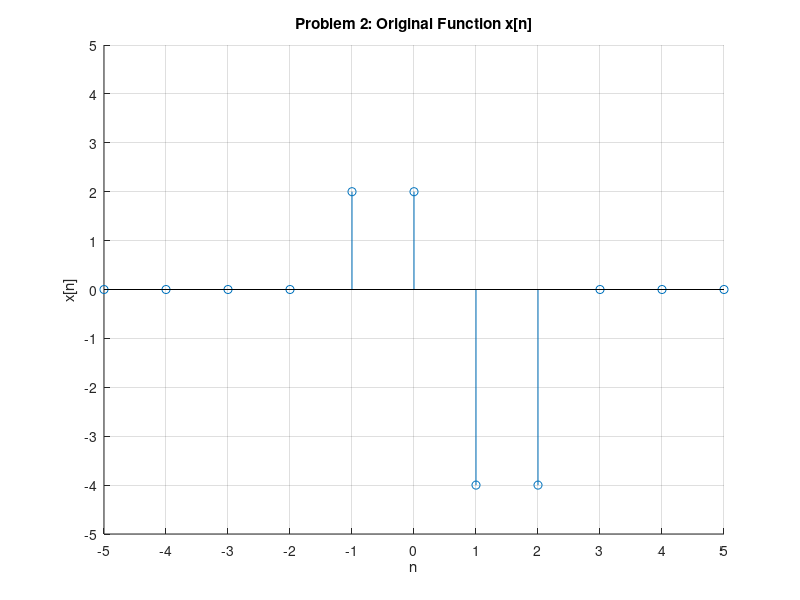
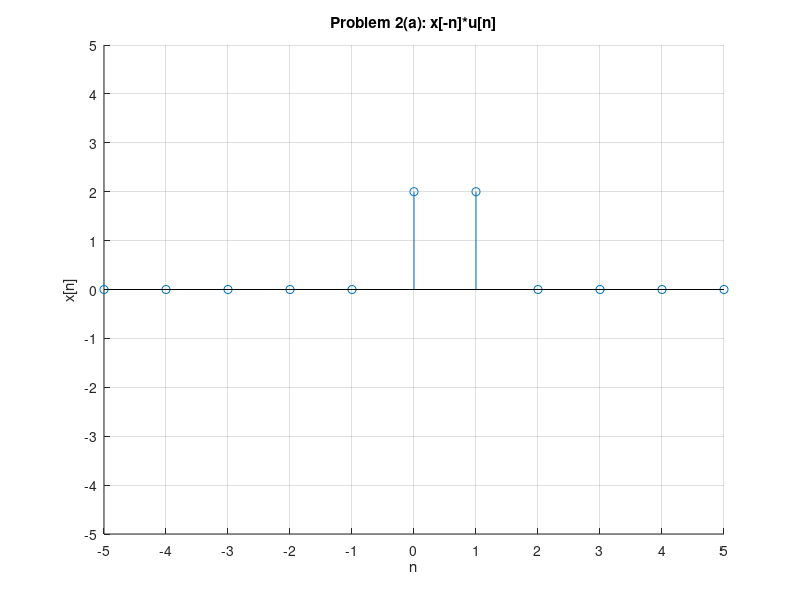
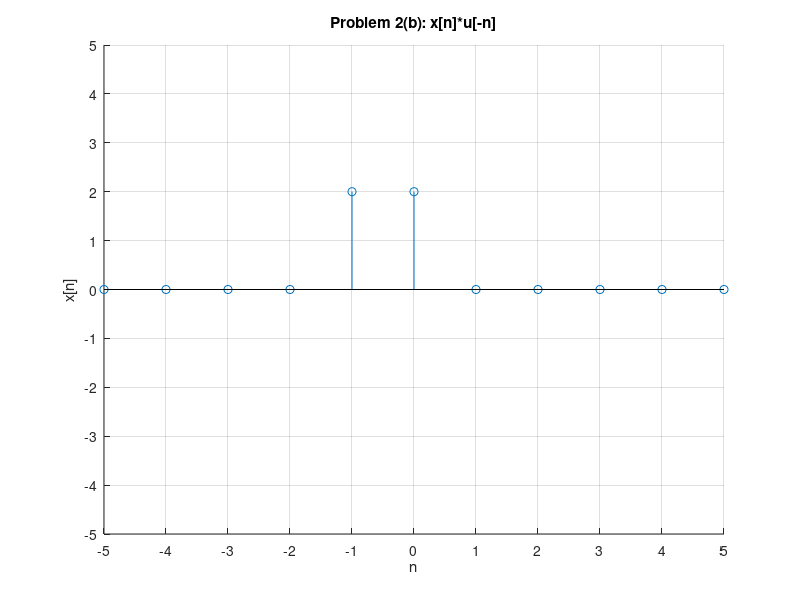
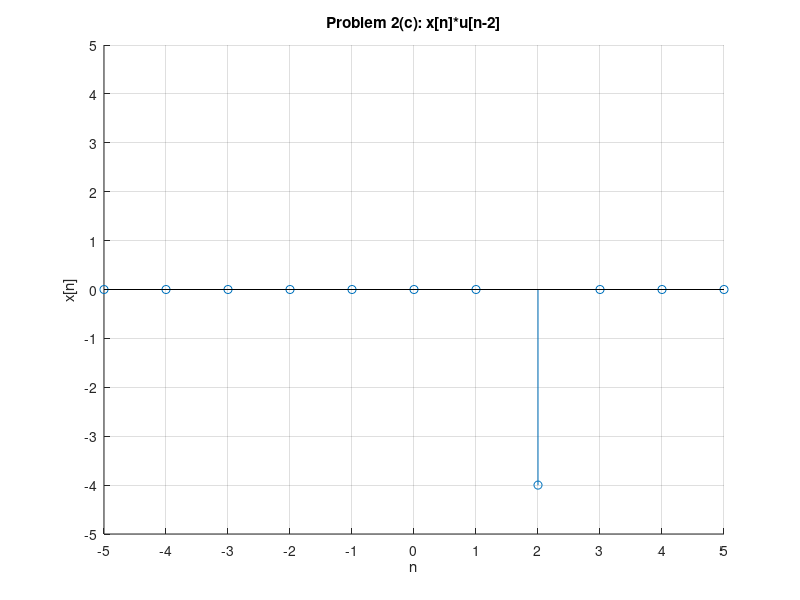

Write MATLAB code to recreate these figures, in order.
%Andrew Simon
%EECE 4510
%HW 1
%Blanford text, Ch2 problem 6

%Code to reset figures and data before run
clear all, close all

%Original data set
n = [-5 -4 -3 -2 -1 0 1 2 3 4 5];
xn = [0 0 0 0 2 2 -4 -4 0 0 0];

%Create plot of discrete data
figure(1)
axes('Xlim',[-5 5], 'Ylim', [-5 5], 'XTick', -5:1:5, 'YTick', -5:1:5, 'NextPlot', 'add')
stem(n,xn)
xlabel('n'), ylabel('x[n]'), grid on
title('Problem 2: Original Function x[n]')

%% Part 2(a) plot

%Data set for part (a)
%n = [-5 -4 -3 -2 -1 0 1 2 3 4 5];
xn = [0 0 0 0 0 2 2 0 0 0 0];

%Create plot of discrete data
figure(2)
axes('Xlim',[-5 5], 'Ylim', [-5 5], 'XTick', -5:1:5, 'YTick', -5:1:5, 'NextPlot', 'add')
stem(n,xn)
xlabel('n'), ylabel('x[n]'), grid on
title('Problem 2(a): x[-n]*u[n]')

%% Part 2(b) plot

%Data set for part (b)
%n = [-5 -4 -3 -2 -1 0 1 2 3 4 5];
xn = [0 0 0 0 2 2 0 0 0 0 0];

%Create plot of discrete data
figure(3)
axes('Xlim',[-5 5], 'Ylim', [-5 5], 'XTick', -5:1:5, 'YTick', -5:1:5, 'NextPlot', 'add')
stem(n,xn)
xlabel('n'), ylabel('x[n]'), grid on
title('Problem 2(b): x[n]*u[-n]')

%% Part 2(c) plot

%Data set for part (c)
%n = [-5 -4 -3 -2 -1 0 1 2 3 4 5];
xn = [0 0 0 0 0 0 0 -4 0 0 0];

%Create plot of discrete data
figure(4)
axes('Xlim',[-5 5], 'Ylim', [-5 5], 'XTick', -5:1:5, 'YTick', -5:1:5, 'NextPlot', 'add')
stem(n,xn)
xlabel('n'), ylabel('x[n]'), grid on
title('Problem 2(c): x[n]*u[n-2]')

%% Part 2(d) plot

%Data set for part (d)
%n = [-5 -4 -3 -2 -1 0 1 2 3 4 5];
xn = [0 0 0 0 2 2 -4 -4 0 0 0];

%Create plot of discrete data
figure(5)
axes('Xlim',[-5 5], 'Ylim', [-5 5], 'XTick', -5:1:5, 'YTick', -5:1:5, 'NextPlot', 'add')
stem(n,xn)
xlabel('n'), ylabel('x[n]'), grid on
title('Problem 2(d): x[n]*u[2-n]')

%% Part 2(e) plot

%Data set for part (e)
%n = [-5 -4 -3 -2 -1 0 1 2 3 4 5];
xn = [0 0 0 0 0 0 -4 0 0 0 0];

%Create plot of discrete data
figure(6)
axes('Xlim',[-5 5], 'Ylim', [-5 5], 'XTick', -5:1:5, 'YTick', -5:1:5, 'NextPlot', 'add')
stem(n,xn)
xlabel('n'), ylabel('x[n]'), grid on
title('Problem 2(e): x[n]*delta[n-1]')

%% Part 2(f) plot

%Data set for part (f)
%n = [-5 -4 -3 -2 -1 0 1 2 3 4 5];
xn = [0 0 0 0 0 2 0 -4 0 0 0];

%Create plot of discrete data
figure(7)
axes('Xlim',[-5 5], 'Ylim', [-5 5], 'XTick', -5:1:5, 'YTick', -5:1:5, 'NextPlot', 'add')
stem(n,xn)
xlabel('n'), ylabel('x[n]'), grid on
title('Problem 2(f): x[n]*(delta[n] - delta[n-2])')
